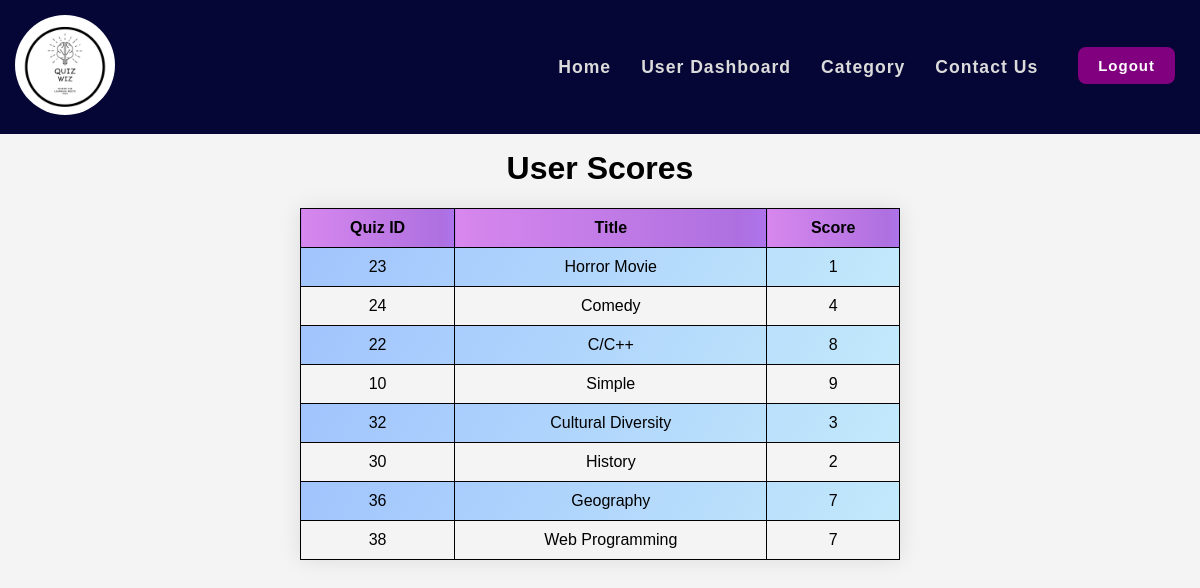
Screenshot of /user_score.php (signed in) with the database file from the repository.
### tables this page shows
CREATE TABLE `responses` (
  `ResponseID` int(11) NOT NULL,
  `UserID` int(11) DEFAULT NULL,
  `QuizID` int(11) DEFAULT NULL,
  `Score` int(11) DEFAULT NULL,
  `CategoryID` int(11) DEFAULT NULL
);

CREATE TABLE `quizzes` (
  `QuizID` int(11) NOT NULL,
  `CategoryID` int(11) DEFAULT NULL,
  `Title` varchar(100) NOT NULL
);

### user_score.php (the view, shortened to what this page needs)
<!DOCTYPE html>
<html lang="en">
<head>
</head>
<body>
    <?php
    include("./shared/config.php");
    include("./shared/navbar.php");
    $userID = $_SESSION['userID'];
    $query = "SELECT r.QuizID, r.Score, q.Title
          FROM Responses r
          JOIN Quizzes q ON r.QuizID = q.QuizID
          WHERE r.UserID = ?";
    $stmt = $conn->prepare($query);
    $stmt->bind_param("i", $userID);
    $stmt->execute();
    $result = $stmt->get_result();
    if ($result->num_rows > 0) {
        echo "<div class='container'>";
        echo "<h1>User Scores</h1>";
        echo "<table border='1'>";
        echo "<tr><th>Quiz ID</th><th>Title</th><th>Score</th></tr>";
        while ($row = $result->fetch_assoc()) {
            echo "<tr><td>" . $row['QuizID'] . "</td><td>" . $row['Title'] . "</td><td>" . $row['Score'] . "</td></tr>";
        }
        echo "</table>";
        echo "</div>";
    } else {
        echo "<div class='container'>";
        echo "No scores found.";
        echo "</div>";
    }
    ?>
</body>
</html>

### user_score.php (style rules this page uses)
.container { text-align: center; margin-top: 150px; }
table { width: 50%; margin: 20px auto; border-collapse: collapse; box-shadow: 0 0 20px rgba(0, 0, 0, 0.1); animation: fadeIn 1s ease-in-out; }
th, td { padding: 10px; text-align: center; border-bottom: 1px solid #ddd; }
th { background: rgb(2, 0, 36); background: linear-gradient(90deg, rgba(2, 0, 36, 1) 0%, rgba(203, 88, 235, 0.6963118010876226) 0%, rgba(174, 112, 224, 1) 91%, rgba(174, 115, 236, 1) 100%, rgba(0, 255, 160, 1) 100%, rgba(63, 177, 248, 1) 100%); }
tr:nth-child(even) { background-image: linear-gradient(120deg, #a1c4fd 0%, #c2e9fb 100%); }
table, th, td { border: 1px solid black; }

### shared/navbar.php (style rules this page uses)
body { font-family: Arial, sans-serif; background-color: #f4f4f4; margin: 0; padding: 0; overflow-x: hidden; }

### rows the page displays
responses: QuizID "23", QuizID.Title "Horror Movie", Score "1"
responses: QuizID "24", QuizID.Title "Comedy", Score "4"
responses: QuizID "22", QuizID.Title "C/C++", Score "8"
responses: QuizID "10", QuizID.Title "Simple", Score "9"
responses: QuizID "32", QuizID.Title "Cultural Diversity", Score "3"
responses: QuizID "30", QuizID.Title "History", Score "2"
responses: QuizID "36", QuizID.Title "Geography", Score "7"
responses: QuizID "38", QuizID.Title "Web Programming", Score "7"
